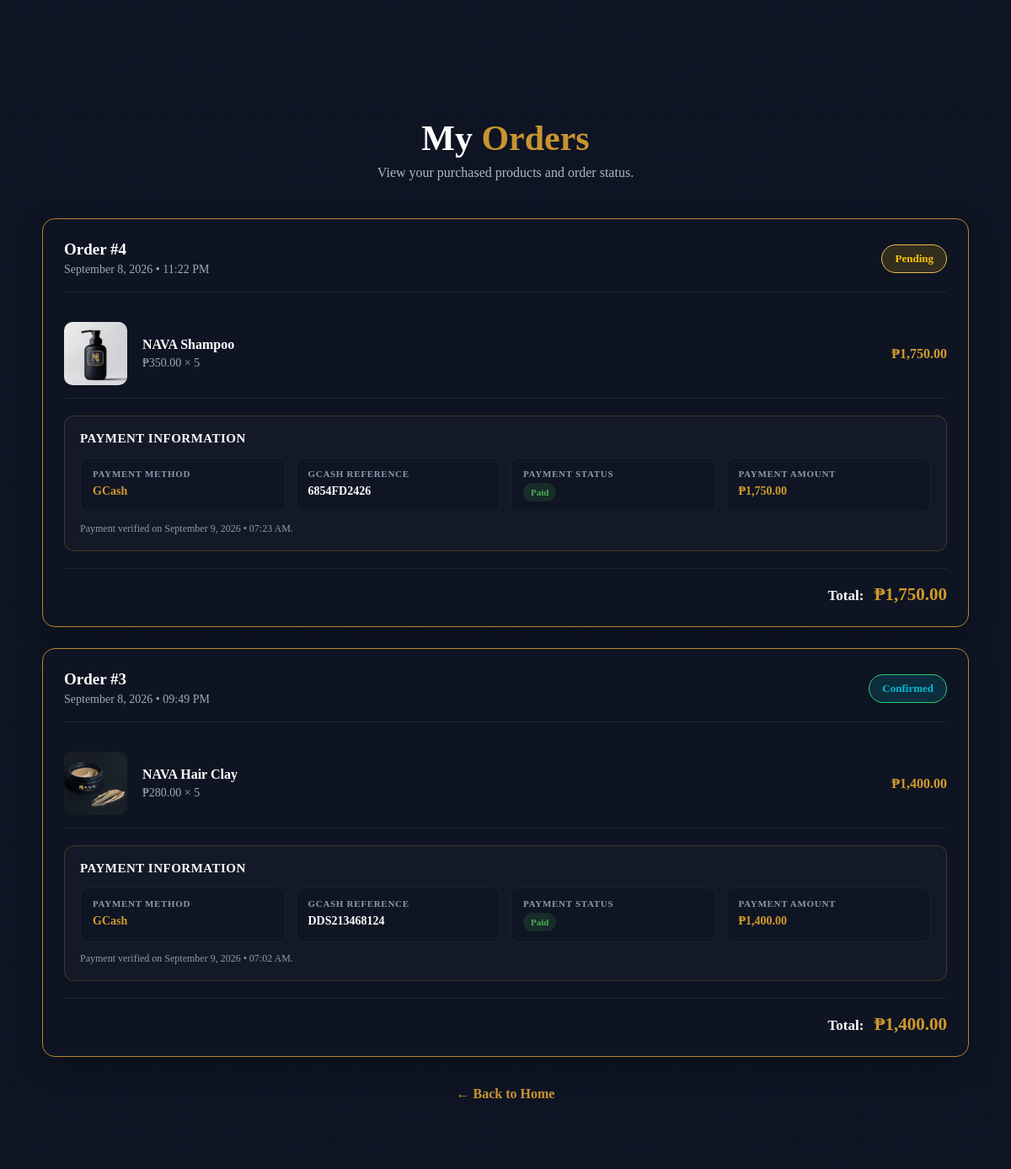
The page /my-orders.php (signed in) on the database its author committed.
### tables this page shows
CREATE TABLE `orders` (
  `id` int(11) NOT NULL,
  `customer_id` int(11) NOT NULL,
  `total_amount` decimal(10,2) NOT NULL DEFAULT 0.00,
  `status` enum('Pending','Confirmed','Processing','Completed','Cancelled') NOT NULL DEFAULT 'Pending',
  `created_at` timestamp NOT NULL DEFAULT current_timestamp()
);

CREATE TABLE `order_items` (
  `id` int(11) NOT NULL,
  `order_id` int(11) NOT NULL,
  `product_id` int(11) NOT NULL,
  `quantity` int(11) NOT NULL,
  `price` decimal(10,2) NOT NULL,
  `subtotal` decimal(10,2) NOT NULL
);

CREATE TABLE `products` (
  `id` int(11) NOT NULL,
  `product_name` varchar(100) NOT NULL,
  `description` text DEFAULT NULL,
  `price` decimal(10,2) NOT NULL,
  `stock` int(11) NOT NULL DEFAULT 0,
  `image` varchar(255) DEFAULT NULL,
  `status` enum('Active','Inactive') NOT NULL DEFAULT 'Active',
  `created_at` timestamp NOT NULL DEFAULT current_timestamp()
);

CREATE TABLE `payments` (
  `id` int(11) NOT NULL,
  `customer_id` int(11) NOT NULL,
  `order_id` int(11) DEFAULT NULL,
  `appointment_id` int(11) DEFAULT NULL,
  `payment_method` enum('Cash','GCash') NOT NULL,
  `reference_number` varchar(100) DEFAULT NULL,
  `receipt_image` varchar(255) DEFAULT NULL,
  `amount` decimal(10,2) NOT NULL DEFAULT 0.00,
  `status` enum('Pending','Paid','Failed') NOT NULL DEFAULT 'Pending',
  `paid_at` datetime DEFAULT NULL,
  `created_at` timestamp NOT NULL DEFAULT current_timestamp()
);

### my-orders.php (the view, shortened to what this page needs)
<?php
$database = new Database();
$db = $database->connect();
$customer_id = $_SESSION["customer_id"];
$order_query = $db->prepare("
    SELECT
        id,
        total_amount,
        status,
        created_at
    FROM orders
    WHERE customer_id = :customer_id
    ORDER BY id DESC
");
$order_query->execute([
    ":customer_id" => $customer_id
]);
$orders = $order_query->fetchAll(PDO::FETCH_ASSOC);
$order_items = [];
$order_payments = [];
if (!empty($orders)) {
    $item_query = $db->prepare("
        SELECT
            oi.order_id,
            oi.quantity,
            oi.price,
            oi.subtotal,
            COALESCE(
                p.product_name,
                'Product no longer available'
            ) AS product_name,
            p.image
        FROM order_items oi
        LEFT JOIN products p
            ON p.id = oi.product_id
        WHERE oi.order_id = :order_id
        ORDER BY oi.id ASC
    ");
    $payment_query = $db->prepare("
        SELECT
            payment_method,
            reference_number,
            amount,
            status,
            paid_at
        FROM payments
        WHERE order_id = :order_id
        ORDER BY id DESC
        LIMIT 1
    ");
    foreach ($orders as $order) {
        $item_query->execute([
            ":order_id" => $order["id"]
        ]);
        $order_items[$order["id"]] =
            $item_query->fetchAll(PDO::FETCH_ASSOC);
        $payment_query->execute([
            ":order_id" => $order["id"]
        ]);
        $payment = $payment_query->fetch(PDO::FETCH_ASSOC);
        $order_payments[$order["id"]] = $payment ?: null;
    }
}
?>
<!DOCTYPE html>
<html lang="en">
<head>
    <link
        rel="stylesheet"
        href="assets/css/style.css"
    >
</head>
<body>
<section class="orders-page">
    <div class="orders-container">
        <div class="orders-header">
            <h1>
                My <span>Orders</span>
            </h1>
            <p>
                View your purchased products and order status.
            </p>
        </div>
        <?php if (empty($orders)): ?>
            <!-- =====================================
                 NO ORDERS
            ====================================== -->
            <div class="empty-orders">
                <div class="empty-orders-icon">
                    🛍️
                </div>
                <h2>
                    No Orders Yet
                </h2>
                <p>
                    You haven't purchased any products from
                    NAVA Fade Studio yet.
                </p>
                <a
                    href="shop.php"
                    class="shop-btn"
                >
                    SHOP NOW
                </a>
            </div>
        <?php else: ?>
            <?php foreach ($orders as $order): ?>
                <div class="order-card">
                    <div class="order-top">
                        <div>
                            <div class="order-number">
                                Order
                                #<?= (int) $order["id"] ?>
                            </div>
                            <div class="order-date">
                                <?= date(
                                    "F j, Y • h:i A",
                                    strtotime($order["created_at"])
                                ) ?>
                            </div>
                        </div>
                        <?php
                        $statusClass =
                            strtolower($order["status"]);
                        ?>
                        <span
                            class="order-status status-<?= htmlspecialchars($statusClass) ?>"
                        >
                            <?= htmlspecialchars($order["status"]) ?>
                        </span>
                    </div>
                    <?php foreach (
                        $order_items[$order["id"]] ?? []
                        as $item
                    ): ?>
                        <div class="order-item">
                            <div class="order-item-image">
                                <?php if (!empty($item["image"])): ?>
                                    <img
                                        src="assets/images/<?= htmlspecialchars($item["image"]) ?>"
                                        alt="<?= htmlspecialchars($item["product_name"]) ?>"
                                    >
                                <?php endif; ?>
                            </div>
                            <div class="order-item-info">
                                <div class="order-item-name">
                                    <?= htmlspecialchars(
                                        $item["product_name"]
                                    ) ?>
                                </div>
                                <div class="order-item-details">
                                    ₱<?= number_format(
                                        (float) $item["price"],
                                        2
                                    ) ?>
                                    ×
                                    <?= (int) $item["quantity"] ?>
                                </div>
                            </div>
                            <div class="order-item-subtotal">
                                ₱<?= number_format(
                                    (float) $item["subtotal"],
                                    2
                                ) ?>
                            </div>
                        </div>
                    <?php endforeach; ?>
                    <?php $payment = $order_payments[$order["id"]] ?? null; ?>
                    <div class="order-payment">
                        <div class="order-payment-title">
                            <h3>Payment Information</h3>
                        </div>
                        <?php if ($payment): ?>
                            <?php
                            $paymentStatusClass = strtolower($payment["status"]);
                            ?>
                            <div class="payment-grid">
                                <div class="payment-detail">
                                    <span class="payment-detail-label">Payment Method</span>
                                    <span class="payment-detail-value payment-method">
                                        <?= htmlspecialchars($payment["payment_method"]) ?>
                                    </span>
                                </div>
                                <?php if ($payment["payment_method"] === "GCash"): ?>
                                    <div class="payment-detail">
                                        <span class="payment-detail-label">GCash Reference</span>
                                        <span class="payment-detail-value">
                                            <?= !empty($payment["reference_number"])
                                                ? htmlspecialchars($payment["reference_number"])
                                                : "Not provided" ?>
                                        </span>
                                    </div>
                                <?php endif; ?>
                                <div class="payment-detail">
                                    <span class="payment-detail-label">Payment Status</span>
                                    <span class="payment-detail-value">
                                        <span class="payment-status payment-<?= htmlspecialchars($paymentStatusClass) ?>">
                                            <?= htmlspecialchars($payment["status"]) ?>
                                        </span>
                                    </span>
                                </div>
                                <div class="payment-detail">
                                    <span class="payment-detail-label">Payment Amount</span>
                                    <span class="payment-detail-value payment-method">
                                        ₱<?= number_format((float) $payment["amount"], 2) ?>
                                    </span>
                                </div>
                            </div>
                            <?php if ($payment["status"] === "Pending"): ?>
                                <div class="payment-note">
                                    Your payment is awaiting verification by NAVA Fade Studio.
                                </div>
                            <?php elseif ($payment["status"] === "Paid" && !empty($payment["paid_at"])): ?>
                                <div class="payment-note">
                                    Payment verified on <?= date("F j, Y • h:i A", strtotime($payment["paid_at"])) ?>.
                                </div>
                            <?php elseif ($payment["status"] === "Cancelled"): ?>
                                <div class="payment-note">
                                    This payment was cancelled together with the order.
                                </div>
                            <?php endif; ?>
                        <?php else: ?>
                            <div class="payment-note">
                                Payment information is not available for this order yet.
                            </div>
                        <?php endif; ?>
                    </div>
                    <div class="order-bottom">
                        <div class="order-total">
                            Total:
                            <span>
                                ₱<?= number_format(
                                    (float) $order["total_amount"],
                                    2
                                ) ?>
                            </span>
                        </div>
                    </div>
                </div>
            <?php endforeach; ?>
        <?php endif; ?>
        <div class="orders-back">
            <a href="index.php">
                ← Back to Home
            </a>
        </div>
    </div>
</section>
</body>
</html>

### assets/css/style.css (style rules this page uses)
* { margin: 0; padding: 0; box-sizing: border-box; }
html { width: 100%; scroll-behavior: smooth; }
body { width: 100%; min-height: 100%; margin: 0; font-family: Bahnschrift, Myriad Pro; background: #ffffff; color: #ffffff; overflow-x: hidden; }
a { text-decoration: none; color: inherit; }
img { max-width: 100%; display: block; }
:root { --navy: #0e1423; --gold: #d9a82e; --light-gold: #e8bd55; --white: #ffffff; --black: #111111; --light-gray: #f5f5f5; --gray: #cccccc; --dark-gray: #555555; }
.status-pending { background: rgba(229, 185, 78, 0.15); color: #e5b94e; border: 1px solid #e5b94e; }
.status-confirmed { background: rgba(46, 204, 113, 0.15); color: #2ecc71; border: 1px solid #2ecc71; }
.status-pending { color: #e5b94e; background: rgba(229, 185, 78, 0.12); border: 1px solid #e5b94e; }
.status-confirmed { color: #2ecc71; background: rgba(46, 204, 113, 0.12); border: 1px solid #2ecc71; }

### my-orders.php (style rules this page uses)
.orders-page { min-height: 100vh; padding: 140px 20px 80px; background: linear-gradient( rgba(14, 20, 35, 0.93), rgba(14, 20, 35, 0.93) ), url("assets/images/pattern2.png"); background-size: 300px; }
.orders-container { max-width: 1100px; margin: 0 auto; }
.orders-header { text-align: center; margin-bottom: 45px; }
.orders-header h1 { color: #ffffff; font-size: 42px; margin-bottom: 8px; }
.orders-header h1 span { color: #c8942f; }
.orders-header p { color: #aeb5c3; font-size: 16px; }
.order-card { background: rgba(14, 20, 35, 0.96); border: 1px solid #b8862c; border-radius: 15px; padding: 25px; margin-bottom: 25px; box-shadow: 0 10px 30px rgba(0, 0, 0, 0.25); }
.order-top { display: flex; justify-content: space-between; align-items: center; gap: 20px; margin-bottom: 20px; padding-bottom: 18px; border-bottom: 1px solid rgba(255, 255, 255, 0.08); }
.order-number { color: #ffffff; font-size: 19px; font-weight: bold; }
.order-date { color: #9fa7b8; font-size: 14px; margin-top: 5px; }
.order-status { display: inline-block; padding: 8px 15px; border-radius: 20px; font-size: 13px; font-weight: bold; }
.status-pending { background: rgba(255, 193, 7, 0.15); color: #ffc107; }
.status-confirmed { background: rgba(0, 188, 212, 0.15); color: #00bcd4; }
.order-item { display: flex; align-items: center; gap: 18px; padding: 15px 0; border-bottom: 1px solid rgba(255, 255, 255, 0.06); }
.order-item-image { width: 75px; height: 75px; border-radius: 10px; overflow: hidden; background: #151d30; flex-shrink: 0; }
.order-item-image img { width: 100%; height: 100%; object-fit: cover; }
.order-item-info { flex: 1; }
.order-item-name { color: #ffffff; font-size: 16px; font-weight: bold; margin-bottom: 5px; }
.order-item-details { color: #9fa7b8; font-size: 14px; }
.order-item-subtotal { color: #d19a2a; font-weight: bold; font-size: 16px; }
.order-payment { margin-top: 20px; padding: 18px; border-radius: 12px; background: rgba(255, 255, 255, 0.025); border: 1px solid rgba(200, 148, 47, 0.25); }
.order-payment-title { display: flex; align-items: center; justify-content: space-between; gap: 15px; margin-bottom: 14px; }
.order-payment-title h3 { color: #ffffff; font-size: 15px; margin: 0; text-transform: uppercase; letter-spacing: 0.5px; }
.payment-grid { display: grid; grid-template-columns: repeat(4, minmax(0, 1fr)); gap: 12px; }
.payment-detail { padding: 12px 14px; border-radius: 9px; background: rgba(14, 20, 35, 0.72); border: 1px solid rgba(255, 255, 255, 0.06); }
.payment-detail-label { display: block; color: #8f98aa; font-size: 11px; font-weight: bold; text-transform: uppercase; letter-spacing: 0.7px; margin-bottom: 5px; }
.payment-detail-value { color: #ffffff; font-size: 14px; font-weight: 600; word-break: break-word; }
.payment-method { color: #d19a2a; }
.payment-status { display: inline-block; padding: 5px 9px; border-radius: 20px; font-size: 11px; font-weight: bold; }
.payment-paid { background: rgba(76, 175, 80, 0.15); color: #4caf50; }
.payment-note { color: #8f98aa; font-size: 12px; margin-top: 12px; }
.order-bottom { display: flex; justify-content: flex-end; align-items: center; margin-top: 20px; padding-top: 18px; border-top: 1px solid rgba(255, 255, 255, 0.08); }
.order-total { color: #ffffff; font-size: 17px; font-weight: bold; }
.order-total span { color: #d19a2a; font-size: 21px; margin-left: 8px; }
.orders-back { text-align: center; margin-top: 35px; }
.orders-back a { color: #c8942f; text-decoration: none; font-weight: bold; }

### rows shown on the page
orders: id "4", created_at "September 8, 2026 • 11:22 PM", status "Pending", id.payment_method "GCash", id.reference_number "6854FD2426", id.status "Paid", id.amount "1,750.00", id.paid_at "September 9, 2026 • 07:23 AM", total_amount "1,750.00"
order_items: product.image (picture), product_name "NAVA Shampoo", price "350.00", quantity "5", subtotal "1,750.00"
orders: id "3", created_at "September 8, 2026 • 09:49 PM", status "Confirmed", id.payment_method "GCash", id.reference_number "DDS213468124", id.status "Paid", id.amount "1,400.00", id.paid_at "September 9, 2026 • 07:02 AM", total_amount "1,400.00"
order_items: product.image (picture), product_name "NAVA Hair Clay", price "280.00", quantity "5", subtotal "1,400.00"
